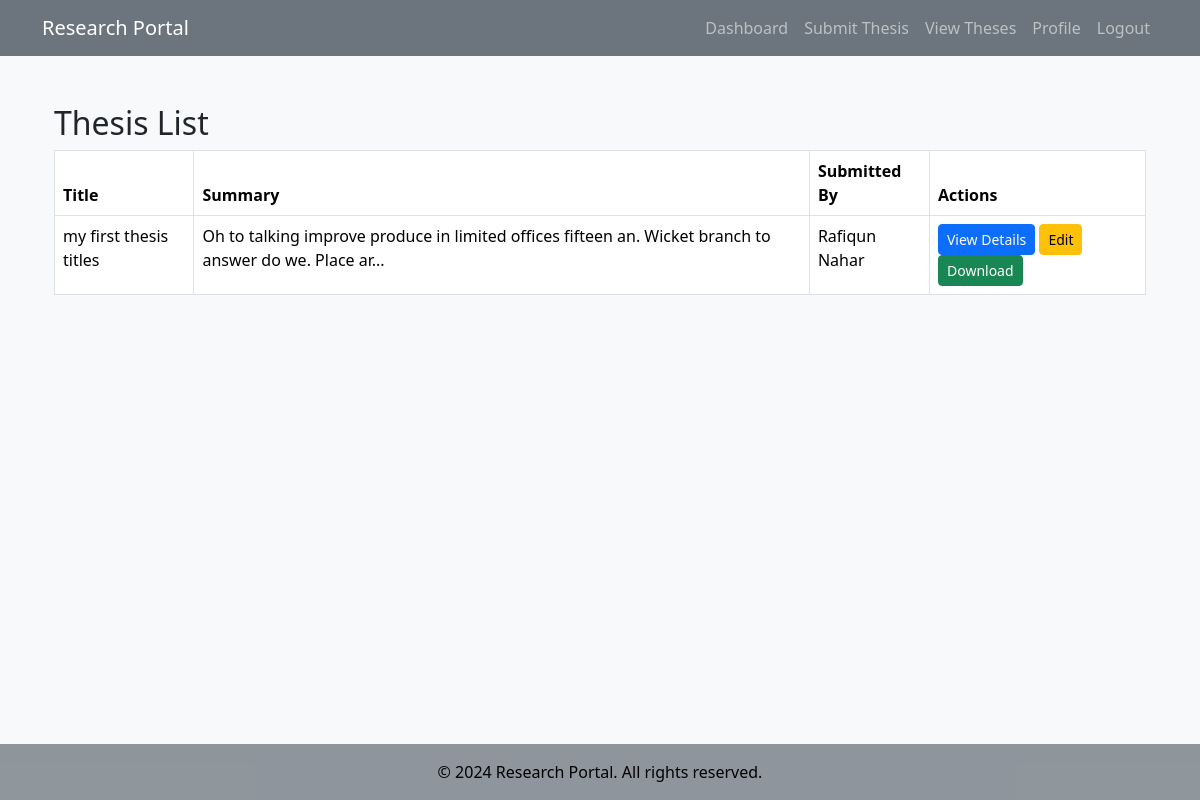
The app's page /thesis_list.php (signed in) with its own data.
### tables this page shows
CREATE TABLE IF NOT EXISTS `theses` (
  `id` int NOT NULL AUTO_INCREMENT,
  `title` varchar(255) NOT NULL,
  `summary` text NOT NULL,
  `supporting_file` varchar(255) DEFAULT NULL,
  `student_id` int NOT NULL,
  `submitted_at` timestamp NULL DEFAULT CURRENT_TIMESTAMP,
  PRIMARY KEY (`id`),
  KEY `student_id` (`student_id`)
);

CREATE TABLE IF NOT EXISTS `users` (
  `id` int NOT NULL AUTO_INCREMENT,
  `first_name` varchar(50) NOT NULL,
  `last_name` varchar(50) NOT NULL,
  `email` varchar(100) NOT NULL,
  `password` varchar(255) NOT NULL,
  `city` varchar(50) DEFAULT NULL,
  `country` varchar(50) DEFAULT NULL,
  `program_name` varchar(100) DEFAULT NULL,
  `institute_name` varchar(100) DEFAULT NULL,
  `role` enum('student','faculty') NOT NULL,
  `profile_picture` varchar(255) DEFAULT NULL,
  `created_at` timestamp NULL DEFAULT CURRENT_TIMESTAMP,
  `profile_photo` varchar(255) DEFAULT NULL,
  `semester` varchar(50) DEFAULT NULL,
  `designation` varchar(100) DEFAULT NULL,
  `department` varchar(100) DEFAULT NULL,
  `registered_at` timestamp NULL DEFAULT CURRENT_TIMESTAMP,
  PRIMARY KEY (`id`),
  UNIQUE KEY `email` (`email`)
);

### thesis_list.php (the view, shortened to what this page needs)
<?php
require_once 'includes/config.php';
include 'includes/header.php';
$sql = "SELECT t.id, t.title, t.summary, t.supporting_file, u.first_name, u.last_name
        FROM theses t
        JOIN users u ON t.student_id = u.id
        WHERE t.student_id = {$_SESSION['id']}";
$result = $connection->query($sql);
?>
<div class="container">
    <h2>Thesis List</h2>
    <?php if ($result && $result->num_rows > 0): ?>
        <table class="table table-bordered">
            <thead>
                <tr>
                    <th>Title</th>
                    <th>Summary</th>
                    <th>Submitted By</th>
                    <th>Actions</th>
                </tr>
            </thead>
            <tbody>
                <?php while ($row = $result->fetch_assoc()): ?>
                    <tr>
                        <td><?php echo htmlspecialchars($row['title']); ?></td>
                        <td><?php echo htmlspecialchars(substr($row['summary'], 0, 100)) . '...'; ?></td>
                        <td><?php echo htmlspecialchars($row['first_name'] . ' ' . $row['last_name']); ?></td>
                        <td>
                            <a href="thesis_details.php?id=<?php echo $row['id']; ?>" class="btn btn-primary btn-sm">View Details</a>
                            <a href="edit_thesis.php?id=<?php echo $row['id']; ?>" class="btn btn-warning btn-sm">Edit</a>
                            <?php if (!empty($row['supporting_file'])): ?>
                                <a href="<?php echo htmlspecialchars($row['supporting_file']); ?>" class="btn btn-success btn-sm" download>Download</a>
                            <?php endif; ?>
                        </td>
                    </tr>
                <?php endwhile; ?>
            </tbody>
        </table>
    <?php else: ?>
        <p>No theses found.</p>
    <?php endif; ?>
</div>
<?php include 'includes/footer.php'; ?>

### records on screen
theses: title "my first thesis titles", summary "Oh to talking improve produce in limited offices fifteen an. Wicket branch to answer do we. Place ar", student.last_name "Rafiqun Nahar"
